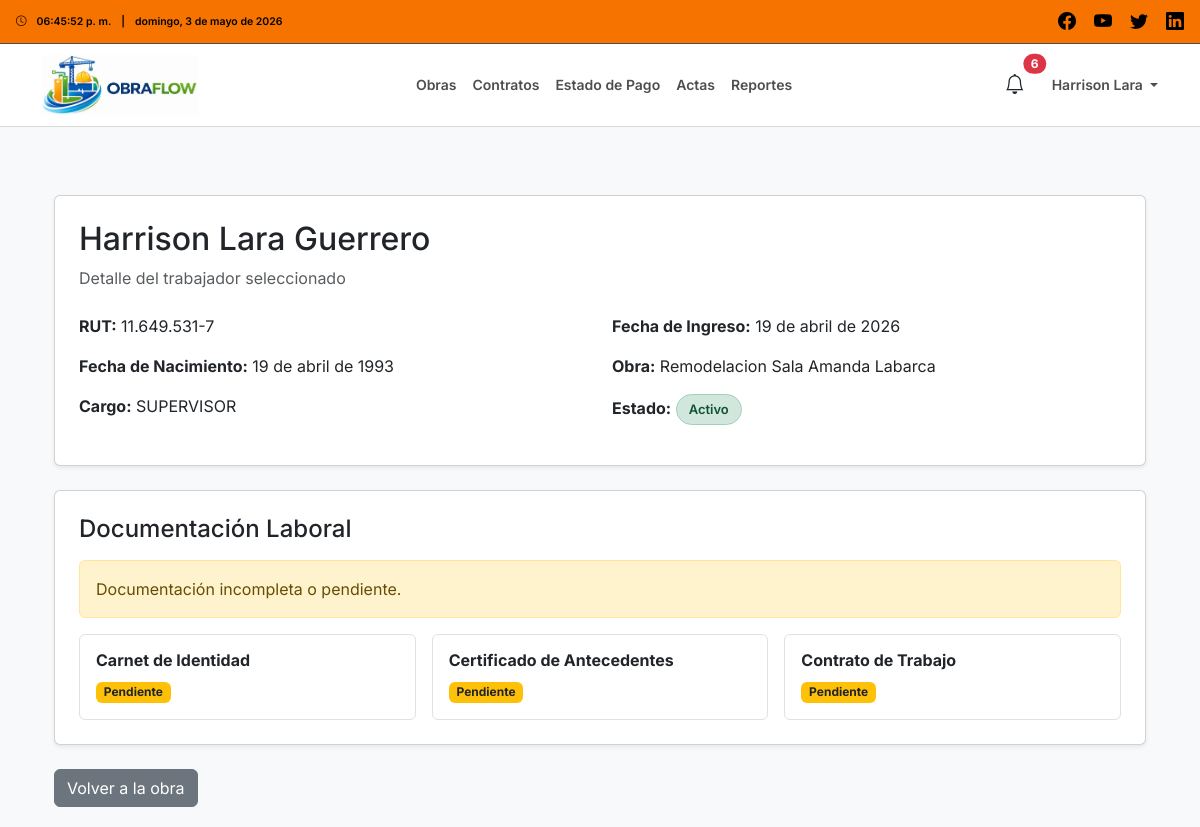
/trabajadores/2/ (signed in), run on the app's committed database.
### users/models.py (models this page shows, shortened)
class User(AbstractUser):
    class Roles(models.TextChoices):
        ADMIN = 'ADMIN', 'Administrador'
        INSPECTOR = 'INSPECTOR', 'Inspector'
        CONTRATISTA = 'CONTRATISTA', 'Empresa Contratista'
    role = models.CharField(
        max_length=20,
        choices=Roles.choices,
        default=Roles.CONTRATISTA
    )

### trabajadores/models.py (models this page shows, shortened)
class Trabajador(models.Model):
    ESTADO_CHOICES = [
        ('ACTIVO', 'Activo'),
        ('INACTIVO', 'Inactivo'),
    ]
    obra = models.ForeignKey(
        Obra,
        on_delete=models.CASCADE,
        related_name='trabajadores'
    )
    nombres = models.CharField(max_length=150)
    apellidos = models.CharField(max_length=150)
    rut = models.CharField(max_length=20)
    fecha_nacimiento = models.DateField()
    cargo = models.CharField(max_length=150)
    fecha_ingreso = models.DateField()
    estado = models.CharField(
        max_length=20,
        choices=ESTADO_CHOICES,
        default='ACTIVO'
    )
    fecha_creacion = models.DateTimeField(auto_now_add=True)
    class Meta:
        verbose_name = 'Trabajador'
        verbose_name_plural = 'Trabajadores'
        ordering = ['apellidos', 'nombres']
    @property
    def documentos_completos(self):
        return hasattr(self, 'documentos') and all([
            self.documentos.carnet_identidad,
            self.documentos.certificado_antecedentes,
            self.documentos.contrato_trabajo,
        ])

### obras/models.py (models this page shows, shortened)
class Obra(models.Model):
    rut_validator = RegexValidator(
        regex=r'^\d{1,2}\.\d{3}\.\d{3}-[\dkK]$',
        message='El RUT debe tener el formato xx.xxx.xxx-x'
    )
    codigo = models.CharField(max_length=50, unique=True)
    nombre = models.CharField(max_length=200)
    descripcion = models.TextField(blank=True, null=True)
    ubicacion = models.CharField(max_length=255)
    CAMPUS_CHOICES = [
        ('CAMPUS_1', 'Campus Central'),
        ('CAMPUS_2', 'Campus Norte'),
        ('CAMPUS_3', 'Campus Sur'),
        ('CAMPUS_4', 'Campus Poniente'),
    ]
    campus = models.CharField(max_length=20, choices=CAMPUS_CHOICES)
    inspector = models.ForeignKey(
        settings.AUTH_USER_MODEL,
        on_delete=models.CASCADE,
        related_name='obras_como_inspector'
    )
    empresa = models.ForeignKey(
        settings.AUTH_USER_MODEL,
        on_delete=models.CASCADE,
        related_name='obras_como_empresa'
    )
    rut_empresa = models.CharField(
        max_length=12,
        validators=[rut_validator],
        blank=True,
        null=True
    )
    fecha_inicio = models.DateField()
    fecha_termino = models.DateField(blank=True, null=True)
    fecha_creacion = models.DateTimeField(auto_now_add=True)
    ESTADO_CHOICES = [
        ('PLANIFICACION', 'Planificación'),
        ('EN_PROCESO', 'En Ejecución'),
        ('FINALIZADA', 'Finalizada'),
    ]
    estado = models.CharField(
        max_length=20,
        choices=ESTADO_CHOICES,
        default='PLANIFICACION'
    )
    class Meta:
        verbose_name = 'Obra'
        verbose_name_plural = 'Obras'
        ordering = ['-fecha_creacion']

### core/views.py (the view)
# urls.py: path('trabajadores/<int:trabajador_id>/', trabajadores_detalle, name='trabajadores_detalle'),
@login_required(login_url='login')
def trabajadores_detalle(request, trabajador_id):
    user = request.user
    if user.role == 'CONTRATISTA':
        trabajador = get_object_or_404(
            Trabajador,
            id=trabajador_id,
            obra__empresa=user
        )
    elif user.role == 'INSPECTOR':
        trabajador = get_object_or_404(
            Trabajador,
            id=trabajador_id,
            obra__inspector=user
        )
    else:
        return HttpResponseForbidden('No tienes permiso para ver este trabajador.')
    return render(request, 'trabajadores/detalle.html', {
        'trabajador': trabajador
    })

### core/context_processors.py (called while the page is built)
def nombre_usuario(usuario):
    if not usuario:
        return ""
    nombre = f"{getattr(usuario, 'first_name', '')} {getattr(usuario, 'last_name', '')}".strip()
    if nombre:
        return nombre
    return getattr(usuario, 'username', '') or ""

### templates/trabajadores/detalle.html (shortened to what this page needs)
{% extends 'base.html' %}
{% load static %}
{% block content %}
<div class="container mt-4">
    <div class="card shadow-sm mb-4">
        <div class="card-body p-4">
            <div class="mb-4">
                <h2>{{ trabajador.nombres }} {{ trabajador.apellidos }}</h2>
                <p class="text-muted mb-0">Detalle del trabajador seleccionado</p>
            </div>
            <div class="row">
                <div class="col-md-6">
                    <p><strong>RUT:</strong> {{ trabajador.rut }}</p>
                    <p><strong>Fecha de Nacimiento:</strong> {{ trabajador.fecha_nacimiento }}</p>
                    <p><strong>Cargo:</strong> {{ trabajador.cargo }}</p>
                </div>
                <div class="col-md-6">
                    <p><strong>Fecha de Ingreso:</strong> {{ trabajador.fecha_ingreso }}</p>
                    <p><strong>Obra:</strong> {{ trabajador.obra.nombre }}</p>
                    <p>
                        <strong>Estado:</strong>
                        <span class="badge obra-badge
                            {% if trabajador.estado == 'ACTIVO' %}obra-badge-finalizada
                            {% elif trabajador.estado == 'INACTIVO' %}obra-badge-planificacion
                            {% endif %}">
                            {{ trabajador.get_estado_display }}
                        </span>
                    </p>
                </div>
            </div>
        </div>
    </div>
    <div class="card shadow-sm mb-4">
        <div class="card-body p-4">
            <div class="d-flex justify-content-between align-items-center mb-3 flex-wrap gap-2">
                <h4 class="mb-0">Documentación Laboral</h4>
            </div>
            {% if trabajador.documentos_completos %}
                <div class="alert alert-success">
                    Documentación completa del trabajador.
                </div>
            {% else %}
                <div class="alert alert-warning">
                    Documentación incompleta o pendiente.
                </div>
            {% endif %}
            <div class="row g-3">
                <div class="col-md-4">
                    <div class="border rounded p-3 h-100">
                        <h6 class="fw-bold">Carnet de Identidad</h6>
                        {% if trabajador.documentos.carnet_identidad %}
                            <span class="badge bg-success mb-2">Cargado</span>
                            <br>
                            <a href="{{ trabajador.documentos.carnet_identidad.url }}" target="_blank" class="btn btn-sm btn-outline-dark">
                                Ver archivo
                            </a>
                        {% else %}
                            <span class="badge bg-warning text-dark">Pendiente</span>
                        {% endif %}
                    </div>
                </div>
                <div class="col-md-4">
                    <div class="border rounded p-3 h-100">
                        <h6 class="fw-bold">Certificado de Antecedentes</h6>
                        {% if trabajador.documentos.certificado_antecedentes %}
                            <span class="badge bg-success mb-2">Cargado</span>
                            <br>
                            <a href="{{ trabajador.documentos.certificado_antecedentes.url }}" target="_blank" class="btn btn-sm btn-outline-dark">
                                Ver archivo
                            </a>
                        {% else %}
                            <span class="badge bg-warning text-dark">Pendiente</span>
                        {% endif %}
                    </div>
                </div>
                <div class="col-md-4">
                    <div class="border rounded p-3 h-100">
                        <h6 class="fw-bold">Contrato de Trabajo</h6>
                        {% if trabajador.documentos.contrato_trabajo %}
                            <span class="badge bg-success mb-2">Cargado</span>
                            <br>
                            <a href="{{ trabajador.documentos.contrato_trabajo.url }}" target="_blank" class="btn btn-sm btn-outline-dark">
                                Ver archivo
                            </a>
                        {% else %}
                            <span class="badge bg-warning text-dark">Pendiente</span>
                        {% endif %}
                    </div>
                </div>
            </div>
        </div>
    </div>
    <div class="mt-4 d-flex gap-2 flex-wrap">
        <a href="{% url 'obras_detalle' trabajador.obra.id %}" class="btn btn-secondary">
            Volver a la obra
        </a>
    </div>
</div>
{% endblock %}

### templates/partials/navbar_inspector.html (shortened to what this page needs)
{% load static %}
<div class="top-bar-inspector d-flex justify-content-between align-items-center px-3">
    <div class="hora-info d-flex align-items-center flex-nowrap small">
        <i class="bi bi-clock me-2"></i>
        <span id="topbarClockInspector" class="me-2">--:--:--</span>
        <span class="me-2">|</span>
        <span id="topbarDateInspector" class="text-truncate">--</span>
    </div>
    <div class="social-icons">
        <a href="#"><i class="bi bi-facebook"></i></a>
        <a href="#"><i class="bi bi-youtube"></i></a>
        <a href="#"><i class="bi bi-twitter"></i></a>
        <a href="#"><i class="bi bi-linkedin"></i></a>
    </div>
</div>
<nav class="navbar navbar-expand-lg navbar-light navbar-inspector">
    <div class="container">
        <a class="navbar-brand d-flex align-items-center" href="{% url 'dashboard_inspector' %}">
            <img src="{% static 'images/logo_navbar.jpeg' %}" alt="OBRAFLOW" class="logo">
        </a>
        <div class="collapse navbar-collapse" id="navbarNavInspector">
            <ul class="navbar-nav mx-auto">
                <li class="nav-item"><a class="nav-link" href="{% url 'obras' %}">Obras</a></li>
                <li class="nav-item"><a class="nav-link" href="{% url 'contratos' %}">Contratos</a></li>
                <li class="nav-item"><a class="nav-link" href="{% url 'edp' %}">Estado de Pago</a></li>
                <li class="nav-item"><a class="nav-link" href="{% url 'actas' %}">Actas</a></li>
                <li class="nav-item"><a class="nav-link" href="{% url 'reportes_index' %}">Reportes</a></li>
            </ul>
            <div class="nav-icons d-flex align-items-center gap-3">
                <button class="btn btn-link nav-alert-btn position-relative"
                        type="button"
                        data-bs-toggle="offcanvas"
                        data-bs-target="#offcanvasAlertasInspector">
                    <i class="bi bi-bell fs-5"></i>
                    {% if nav_total_alertas > 0 %}
                    <span class="position-absolute top-0 start-100 translate-middle badge rounded-pill bg-danger">
                        {{ nav_total_alertas }}
                    </span>
                    {% endif %}
                </button>
                <div class="dropdown">
                    <a class="nav-link dropdown-toggle"
                       href="#"
                       role="button"
                       data-bs-toggle="dropdown"
                       aria-expanded="false">
                        {% if request.user.first_name %}
                            {{ request.user.first_name }} {{ request.user.last_name }}
                        {% else %}
                            {{ request.user.username }}
                        {% endif %}
                    </a>
                </div>
            </div>
        </div>
    </div>
</nav>

### static/css/styles.css (style rules this page uses)
body { font-family: 'Inter', sans-serif; background-color: #f8f9fa; margin: 0; padding: 0; }
.top-bar-inspector { background-color: #f77300; color: black; font-size: 12px; font-weight: 600; padding: 8px 15px; }
.top-bar-inspector .hora-info, .top-bar-empresa .hora-info { display: flex; align-items: center; gap: 2px; }
.top-bar-inspector .social-icons a, .top-bar-empresa .social-icons a { color: black; font-size: 18px; margin-left: 15px; text-decoration: none; transition: color 0.2s ease-in-out; }
.navbar-inspector { background-color: #ffffff; border-top: 1px solid #4e4e4e; border-bottom: 1px solid #d9d9d9; min-height: 70px; padding-top: 6px; padding-bottom: 6px; }
.logo { height: 100%; max-height: 60px; width: auto; object-fit: contain; display: block; }
.navbar-inspector .nav-link { color: #4e4e4e; font-weight: 600; font-size: 14px; transition: color 0.2s ease-in-out; white-space: nowrap; }
.nav-icons { display: flex; align-items: center; gap: 20px; }
.obra-badge { font-size: 13px; padding: 8px 12px; border-radius: 999px; display: inline-block; border: 1px solid transparent; font-weight: 600; }
.obra-badge-finalizada { background-color: #d1e7dd; color: #0f5132; border-color: #a3cfbb; }
.nav-alert-btn { color: #212529; text-decoration: none; padding: 6px 10px; }

### data on the page
User: user.first_name "Harrison", user.last_name "Lara"
Trabajador: nombres "Harrison", apellidos "Lara Guerrero", rut "11.649.531-7", fecha_nacimiento "19 de abril de 1993", cargo "SUPERVISOR", fecha_ingreso "19 de abril de 2026", obra.nombre "Remodelacion Sala Amanda Labarca", estado "Activo"

### other printed values
{{ nav_total_alertas }} "6"
